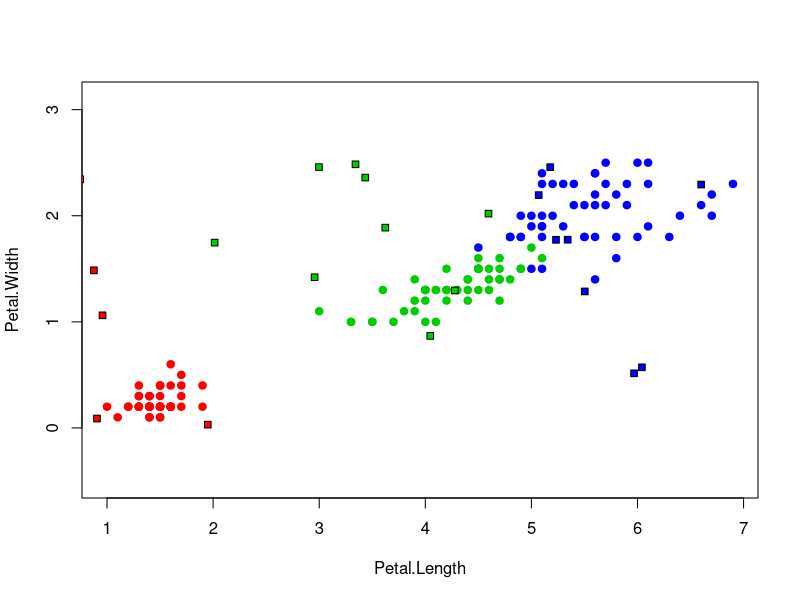

Write R code to recreate this figure.
sortObjectsByDist = function(xl, z){
  
  l = dim(xl)[1];
  n = dim(xl)[2]-1;
  
  distances = matrix(NA, l, 2);
  
  for (i in 1:l){
    distances[i, ] = c(i, sqrt(sum((xl[i, 1:n] - z)^2)));
  }
  
  orderedXl = xl[order(distances[, 2]), ];
  return (orderedXl);
}

k1NN = function(xl, z){
  orderedXl = sortObjectsByDist(xl, z);
  
  class = orderedXl[1,3];
  
  return (class)
}


xl = iris[,3:5];

colors <- c("setosa" = "red", "versicolor" = "green3", "virginica" = "blue")
plot(iris[, 3:4], pch = 21, bg = colors[iris$Species], col = colors[iris$Species], asp = 1)

for(i in 1:25){
  x = runif(1, 0, 7);
  y = runif(1, 0, 2.5);
  z <- c(x, y);
  class <- k1NN(xl, z);
  points(z[1], z[2], pch = 22, bg = colors[class], asp = 1);
}